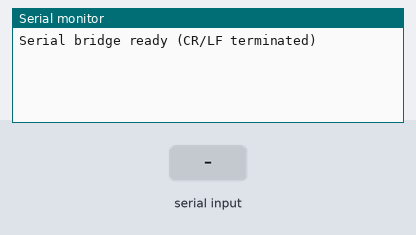
The sketch below on a simulated ESP32. Shown: the last lines printed to the serial monitor. The inputs (shaded band) are chosen by the test bench.

Above: at 1.2 s.
1.3 s: "1\n" received over the second serial link
At 2.5 s:
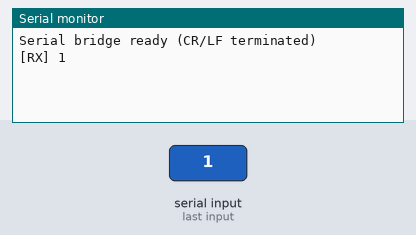
2.8 s: "0\n" received over the second serial link
At 3.7 s:
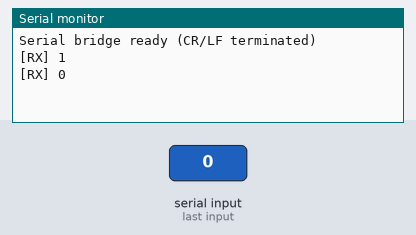

Measured:
- after the input at 1.3 s, the serial monitor: prints a new line at once (image 1)
- after the input at 2.8 s, the serial monitor: prints a new line at once (image 2)

The sketch:

USBtoSerialRetrans.ino
```cpp
static const int SERIAL1_TX_PIN = 8;
static const int SERIAL1_RX_PIN = 21;

String rxBuffer = "";

void setup() {
  Serial.begin(115200);
  while (!Serial) delay(10);

  Serial1.begin(57600, SERIAL_8N1, SERIAL1_RX_PIN, SERIAL1_TX_PIN);
  // pinMode(SERIAL1_RX_PIN, INPUT_PULLUP);

  Serial.println("Serial bridge ready (CR/LF terminated)");
}

void loop() {
  // USB -> Serial1
  while (Serial.available()) {
    Serial1.write(Serial.read());
  }

  // Serial1 -> USB
  while (Serial1.available()) {
    char c = Serial1.read();

    if (c == '\r' || c == '\n') {
      if (rxBuffer.length()) {
        Serial.print("[RX] ");
        Serial.println(rxBuffer);
        rxBuffer = "";
      }
    } else {
      rxBuffer += c;
    }
  }
}
```
